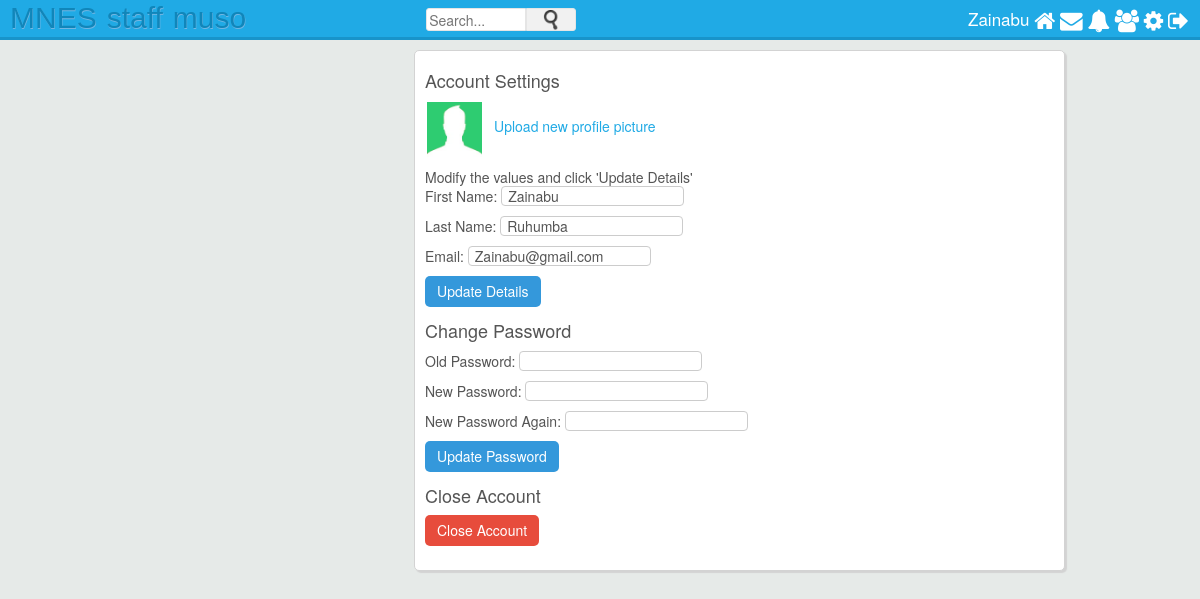
/settings.php (signed in), run on the app's committed database.
### tables this page shows
CREATE TABLE `users` (
  `id` int(11) NOT NULL,
  `first_name` varchar(25) NOT NULL,
  `last_name` varchar(25) NOT NULL,
  `username` varchar(100) NOT NULL,
  `email` varchar(100) NOT NULL,
  `password` varchar(255) NOT NULL,
  `signup_date` date NOT NULL,
  `profile_pic` varchar(255) NOT NULL,
  `num_posts` int(11) NOT NULL,
  `num_likes` int(11) NOT NULL,
  `user_closed` varchar(3) NOT NULL,
  `friend_array` text NOT NULL,
  `user_role` varchar(32) NOT NULL
);

### includes/classes/Notification.php (called while the page is built, shortened)
<?php
class Notification {
	private $user_obj;
	private $con;
	public function __construct($con, $user){
		$this->con = $con;
		$this->user_obj = new User($con, $user);
	}
	public function getUnreadNumber() {
		$userLoggedIn = $this->user_obj->getUsername();
		$query = mysqli_query($this->con, "SELECT * FROM notifications WHERE viewed='no' AND user_to='$userLoggedIn'");
		return mysqli_num_rows($query);
	}
}
?>

### includes/classes/User.php (called while the page is built, shortened)
<?php
class User {
	private $user;
	public function __construct($con, $user){
		$user_details_query = mysqli_query($con, "SELECT * FROM users WHERE username='$user'");
		$this->user = mysqli_fetch_array($user_details_query);
	}
	public function getUsername() {
		return $this->user['username'];
	}
}
?>

### includes/classes/Message.php (called while the page is built, shortened)
<?php
class Message {
	public function __construct($con, $user){
		$this->user_obj = new User($con, $user);
	}
}
?>

### settings.php (the view, shortened to what this page needs)
<?php
include("includes/header.php");
?>
<div class="main_column column">
	<h4>Account Settings</h4>
	<?php
	echo "<img src='" . $user['profile_pic'] ."' class='small_profile_pic'>";
	?>
	<br>
	<a href="upload.php">Upload new profile picture</a> <br><br><br>
	Modify the values and click 'Update Details'
	<?php
	$user_data_query = mysqli_query($con, "SELECT first_name, last_name, email FROM users WHERE username='$userLoggedIn'");
	$row = mysqli_fetch_array($user_data_query);
	$first_name = $row['first_name'];
	$last_name = $row['last_name'];
	$email = $row['email'];
	?>
	<form action="settings.php" method="POST">
		First Name: <input type="text" name="first_name" value="<?php echo $first_name; ?>" id="settings_input"><br>
		Last Name: <input type="text" name="last_name" value="<?php echo $last_name; ?>" id="settings_input"><br>
		Email: <input type="text" name="email" value="<?php echo $email; ?>" id="settings_input"><br>
		<input type="submit" name="update_details" id="save_details" value="Update Details" class="info settings_submit"><br>
	</form>
	<h4>Change Password</h4>
	<form action="settings.php" method="POST">
		Old Password: <input type="password" name="old_password" id="settings_input"><br>
		New Password: <input type="password" name="new_password_1" id="settings_input"><br>
		New Password Again: <input type="password" name="new_password_2" id="settings_input"><br>
		<input type="submit" name="update_password" id="save_details" value="Update Password" class="info settings_submit"><br>
	</form>
	<h4>Close Account</h4>
	<form action="settings.php" method="POST">
		<input type="submit" name="close_account" id="close_account" value="Close Account" class="danger settings_submit">
	</form>
</div>

### includes/header.php (shortened to what this page needs)
<?php
require 'config/config.php';
include("includes/classes/User.php");
include("includes/classes/Post.php");
include("includes/classes/Message.php");
include("includes/classes/Notification.php");
if (isset($_SESSION['username'])) {
	$userLoggedIn = $_SESSION['username'];
	$user_details_query = mysqli_query($con, "SELECT * FROM users WHERE username='$userLoggedIn'");
	$user = mysqli_fetch_array($user_details_query);
}
else {
	header("Location: register.php");
}
?>
<html>
<head>
	<link rel="stylesheet" href="//maxcdn.bootstrapcdn.com/font-awesome/4.3.0/css/font-awesome.min.css">
	<link rel="stylesheet" type="text/css" href="assets/css/bootstrap.css">
	<link rel="stylesheet" type="text/css" href="assets/css/style.css">
	<link rel="stylesheet" href="assets/css/jquery.Jcrop.css" type="text/css" />
</head>
<body>
	<div class="top_bar">
		<div class="logo">
			<a href="index.php">MNES</a>
		</div>
		<div class="logo">
			<a href="staff_post.php">staff</a>
	   </div>
   	<div class="logo">
			<a href="muso_posts.php">muso</a>
	   </div>
		<div class="search">
			<form action="search.php" method="GET" name="search_form">
				<input type="text" onkeyup="getLiveSearchUsers(this.value, '<?php echo $userLoggedIn; ?>')" name="q" placeholder="Search..." autocomplete="off" id="search_text_input">
				<div class="button_holder">
					<img src="assets/images/icons/magnifying_glass.png">
				</div>
			</form>
		</div>
		<nav>
			<?php
				$messages = new Message($con, $userLoggedIn);
				$notifications = new Notification($con, $userLoggedIn);
				$user_obj = new User($con, $userLoggedIn);
			?>
			<a href="<?php echo $userLoggedIn; ?>">
				<?php echo $user['first_name']; ?>
			</a>
			<a href="index.php">
				<i class="fa fa-home fa-lg"></i>
			</a>
			<a href="javascript:void(0);" onclick="getDropdownData('<?php echo $userLoggedIn; ?>', 'message')">
				<i class="fa fa-envelope fa-lg"></i>
			</a>
			<a href="javascript:void(0);" onclick="getDropdownData('<?php echo $userLoggedIn; ?>', 'notification')">
				<i class="fa fa-bell fa-lg"></i>
			</a>
			<a href="requests.php">
				<i class="fa fa-users fa-lg"></i>
			</a>
			<a href="settings.php">
				<i class="fa fa-cog fa-lg"></i>
			</a>
			<a href="includes/handlers/logout.php">
				<i class="fa fa-sign-out fa-lg"></i>
</a>
		</nav>
	</div>
	<div class="wrapper">

### assets/css/style.css (style rules this page uses)
body { line-height: 17px; background-color: #E6EAE8; }
a { color: #20AAE5; text-decoration: none; }
.top_bar { width: 100%; min-width: 1050px; height: 40px; background-color: #20aae5; border-bottom: 0.25em solid #1894ca; margin: 0 0 10px 0; display: inline-flex; position: fixed; z-index: 10; }
.logo a { font-family: 'Bellota-BoldItalic', sans-serif; margin-left: 10px; font-size: 30; position: relative; top: 9px; text-shadow: #73B6E2 0.5px 0.5px 0px; color: #1086BA; }
nav { float: right; right: 1px; position: absolute; margin: 10px; }
nav a { position: relative; color: #fff; text-decoration: none; font-size: 17px; }
.wrapper { margin: 0 auto; top: 50px; position: relative; padding: 0 10px; width: 75%; min-width: 950px; }
.column { background-color: #fff; padding: 10px; border: 1px solid #D3D3D3; border-radius: 5px; box-shadow: 2px 2px 1px #D3D3D3; z-index: -1; color: #555; }
.main_column { float:right; width: 70%; z-index: -1; min-height: 170px; }
.danger { background-color: #e74c3c; }
.info { background-color: #3498db; }
.search { margin: 8px 0 0 15%; }
.search #search_text_input { border: thin solid #E5E5E5; float: left; height: 23px; outline: 0; width: 100px; border-top-right-radius: 0; border-bottom-right-radius: 0; border-top-left-radius: 3px; border-bottom-left-radius: 3px; }
.button_holder { background-color: #F1F1F1; border: thin solid #e5e5e5; cursor: pointer; float: left; height: 23px; text-align: center; width: 50px; border-top-right-radius: 3px; border-bottom-right-radius: 3px; }
.button_holder img { margin-top: 1px; width: 20px; }
.small_profile_pic { height: 55px; margin: 1px 12px 0 2px; float: left; }
#settings_input { border: 1px solid #ccc; height: 20px; padding: 4px 6px; margin-bottom: 10px; border-radius: 4px; font-size: 14px; line-height: 20px; }
.settings_submit { border: none; padding: 7px 12px; border-radius: 5px; color: #fff; }

### data on the page
users: first_name "Zainabu", profile_pic (picture), last_name "Ruhumba", email "Zainabu@gmail.com"
